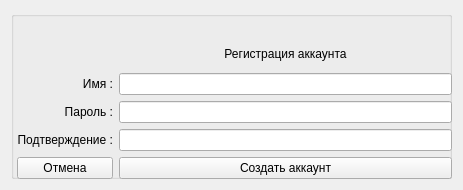
<?xml version="1.0" encoding="UTF-8"?>
<ui version="4.0">
 <class>RegForm</class>
 <widget class="QWidget" name="RegForm">
  <property name="geometry">
   <rect>
    <x>0</x>
    <y>0</y>
    <width>463</width>
    <height>190</height>
   </rect>
  </property>
  <property name="windowTitle">
   <string>Form</string>
  </property>
  <layout class="QGridLayout" name="gridLayout">
   <item row="0" column="0" rowspan="6" colspan="3">
    <widget class="QGroupBox" name="groupBox">
     <property name="title">
      <string/>
     </property>
    </widget>
   </item>
   <item row="1" column="2">
    <widget class="QLabel" name="label_Reg">
     <property name="text">
      <string>&lt;html&gt;&lt;head/&gt;&lt;body&gt;&lt;p align=&quot;center&quot;&gt;Регистрация аккаунта&lt;/p&gt;&lt;/body&gt;&lt;/html&gt;</string>
     </property>
    </widget>
   </item>
   <item row="2" column="1">
    <widget class="QLabel" name="label_Name">
     <property name="text">
      <string>&lt;html&gt;&lt;head/&gt;&lt;body&gt;&lt;p align=&quot;right&quot;&gt;Имя :&lt;/p&gt;&lt;/body&gt;&lt;/html&gt;</string>
     </property>
    </widget>
   </item>
   <item row="2" column="2">
    <widget class="QLineEdit" name="lineEdit_Name"/>
   </item>
   <item row="3" column="1">
    <widget class="QLabel" name="label_Pass">
     <property name="text">
      <string>&lt;html&gt;&lt;head/&gt;&lt;body&gt;&lt;p align=&quot;right&quot;&gt;Пароль :&lt;/p&gt;&lt;/body&gt;&lt;/html&gt;</string>
     </property>
    </widget>
   </item>
   <item row="3" column="2">
    <widget class="QLineEdit" name="lineEdit_Pass">
     <property name="echoMode">
      <enum>QLineEdit::Password</enum>
     </property>
    </widget>
   </item>
   <item row="4" column="1">
    <widget class="QLabel" name="label_Cofirm">
     <property name="text">
      <string>&lt;html&gt;&lt;head/&gt;&lt;body&gt;&lt;p align=&quot;right&quot;&gt;Подтверждение :&lt;/p&gt;&lt;/body&gt;&lt;/html&gt;</string>
     </property>
    </widget>
   </item>
   <item row="4" column="2">
    <widget class="QLineEdit" name="lineEdit_Confirm">
     <property name="echoMode">
      <enum>QLineEdit::Password</enum>
     </property>
    </widget>
   </item>
   <item row="5" column="1">
    <widget class="QPushButton" name="pushButton_Back">
     <property name="text">
      <string>Отмена</string>
     </property>
    </widget>
   </item>
   <item row="5" column="2">
    <widget class="QPushButton" name="pushButton_Create">
     <property name="text">
      <string>Создать аккаунт</string>
     </property>
    </widget>
   </item>
  </layout>
 </widget>
 <resources/>
 <connections/>
</ui>
